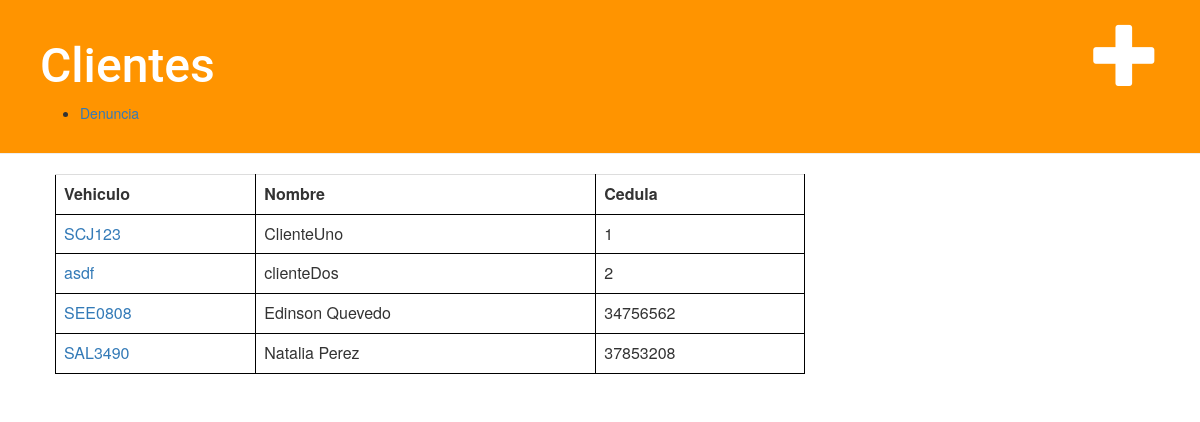
Before: /cliente/ with the older database file.
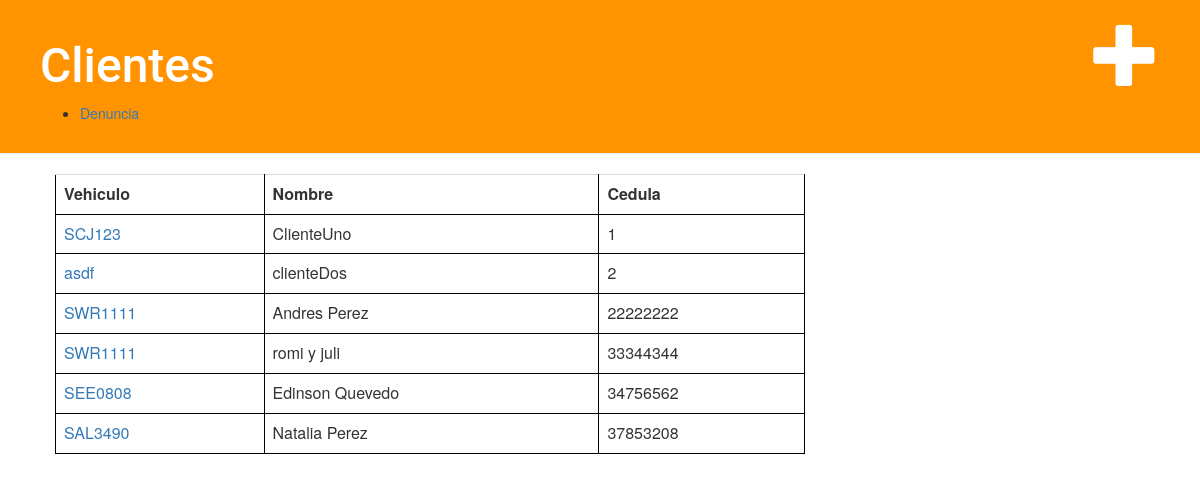
After: the same page with the newer database file.
### denuncia/models.py (models this page shows, shortened)
class Cliente(models.Model):
    cedula = models.CharField(primary_key=True, max_length=8)
    nombre = models.CharField(max_length=30)
    vehiculo = models.ForeignKey('Vehiculo',on_delete=models.CASCADE,)

class Vehiculo(models.Model):
    matricula = models.CharField(primary_key=True, max_length=7)

### denuncia/views.py (the view)
# urls.py: path('cliente/', views.cliente_list, name='cliente_list'),
def cliente_list(request):
    clientes = Cliente.objects.order_by('cedula')
    return render(request, 'cliente/cliente_list.html', {'clientes': clientes})

### denuncia/templates/cliente/cliente_list.html
{% extends 'cliente/base.html' %}
{% block content %}
	<table class='table'>
		<tr>
			<th>Vehiculo</th><th>Nombre</th><th>Cedula</th>
		</tr>
		{% for cliente in clientes %}
			<tr>
				<td> <a href="{% url 'cliente_detail' pk=cliente.cedula %}">{{ cliente.vehiculo.matricula }}</a></td>
				<td>{{ cliente.nombre }} </td>
				<td>{{ cliente.cedula }} </td>
			</tr>
		{% endfor %}
	</table>
{% endblock %}

Changed rows visible on the page:
added Cliente: vehiculo.matricula "SWR1111", nombre "Andres Perez", cedula "22222222"
added Cliente: vehiculo.matricula "SWR1111", nombre "romi y juli", cedula "33344344"
